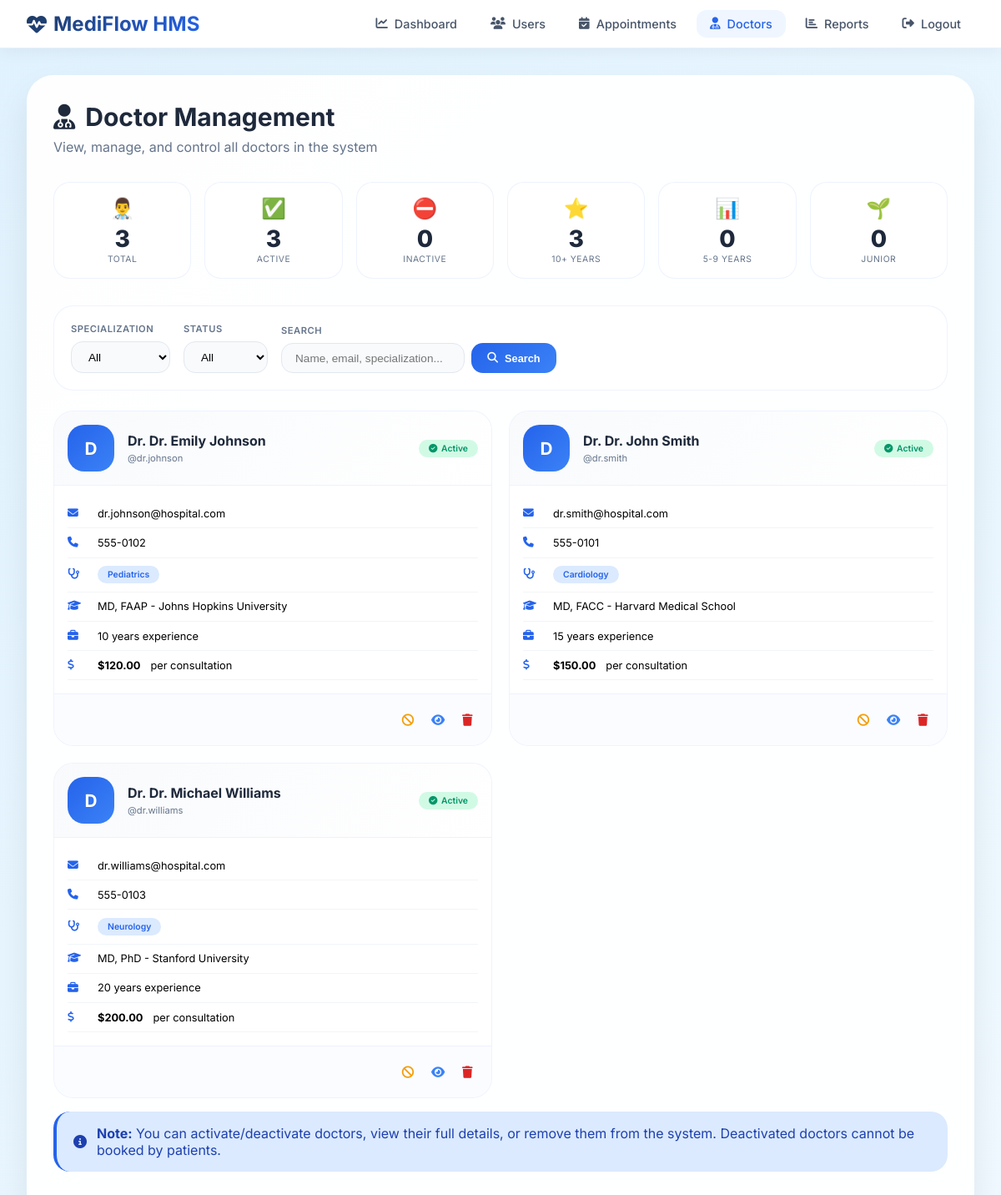
Before: /admin/manage-doctors.php (signed in) with the older database file.
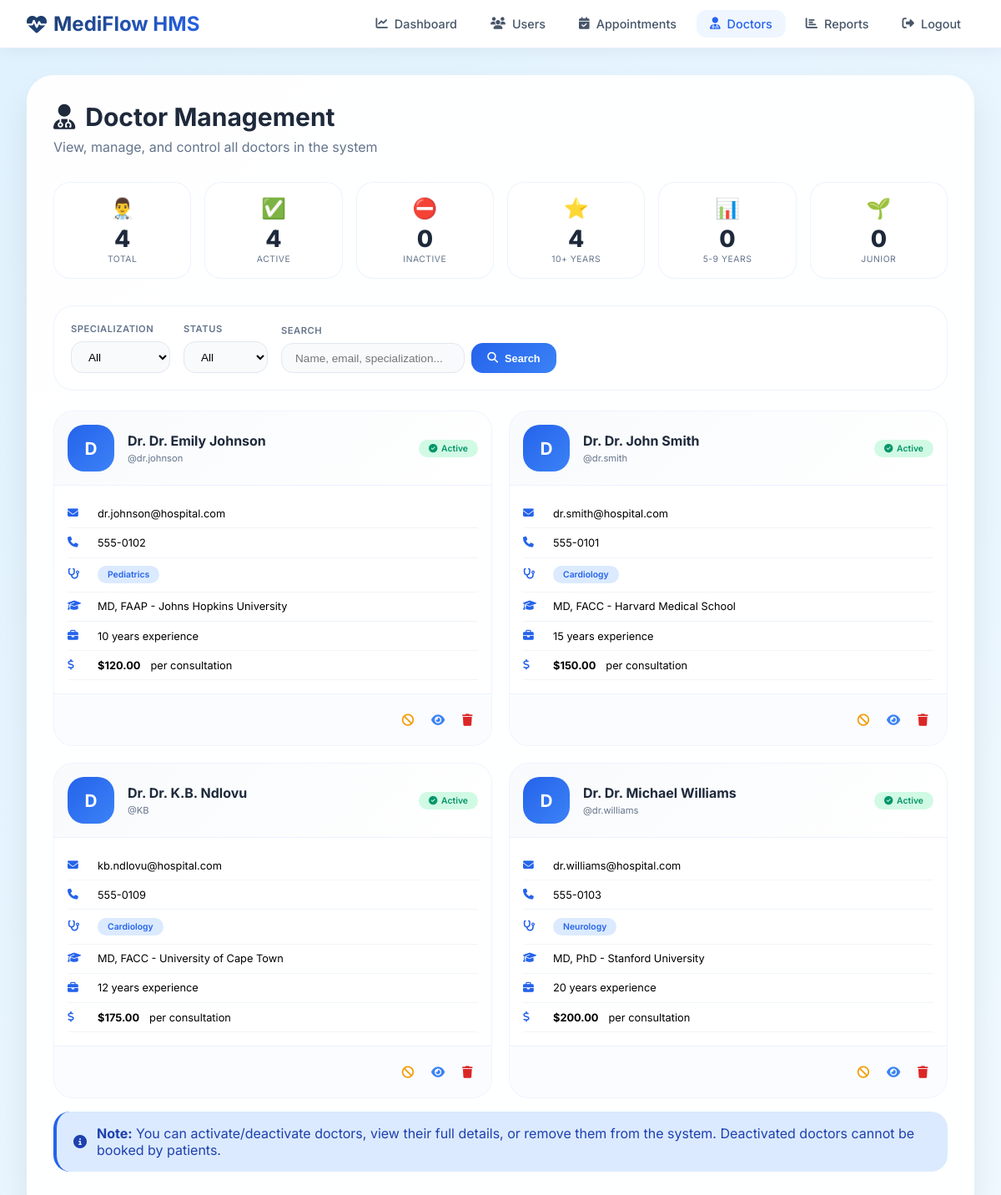
After: the same page with the newer database file.
### tables this page shows
CREATE TABLE doctors (
    id INT PRIMARY KEY AUTO_INCREMENT,
    user_id INT UNIQUE,
    specialization VARCHAR(100),
    qualification VARCHAR(200),
    experience_years INT,
    consultation_fee DECIMAL(10, 2),
    available_days VARCHAR(100),
    available_time_start TIME,
    available_time_end TIME,
    FOREIGN KEY (user_id) REFERENCES users(id) ON DELETE CASCADE
);

CREATE TABLE users (
    id INT PRIMARY KEY AUTO_INCREMENT,
    username VARCHAR(50) UNIQUE NOT NULL,
    email VARCHAR(100) UNIQUE NOT NULL,
    password VARCHAR(255) NOT NULL,
    full_name VARCHAR(100) NOT NULL,
    phone VARCHAR(20),
    address TEXT,
    role ENUM('patient', 'doctor', 'admin') DEFAULT 'patient',
    is_active BOOLEAN DEFAULT TRUE,
    created_at TIMESTAMP DEFAULT CURRENT_TIMESTAMP,
    last_login TIMESTAMP NULL,
    reset_token VARCHAR(255) NULL,
    reset_token_expiry DATETIME NULL,
    email_verified BOOLEAN DEFAULT FALSE
);

### admin/manage-doctors.php (the view, shortened to what the changed rows need)
<?php
$database = new Database();
$db = $database->getConnection();
$page = isset($_GET['page']) ? (int)$_GET['page'] : 1;
$limit = 12;
$offset = ($page - 1) * $limit;
$query = "SELECT u.*, d.*
          FROM users u
          JOIN doctors d ON u.id = d.user_id
          WHERE u.role = 'doctor'";
$params = [];
$query .= " ORDER BY u.full_name ASC LIMIT :limit OFFSET :offset";
$params[':limit'] = $limit;
$params[':offset'] = $offset;
$stmt = $db->prepare($query);
foreach ($params as $key => $value) {
    if ($key == ':limit' || $key == ':offset') {
        $stmt->bindValue($key, $value, PDO::PARAM_INT);
    } else {
        $stmt->bindValue($key, $value);
    }
}
$stmt->execute();
$doctors = $stmt->fetchAll(PDO::FETCH_ASSOC);
$stats_query = "SELECT
    COUNT(DISTINCT d.id) as total,
    COUNT(DISTINCT CASE WHEN u.is_active = 1 THEN d.id END) as active,
    COUNT(DISTINCT CASE WHEN u.is_active = 0 THEN d.id END) as inactive,
    COUNT(DISTINCT CASE WHEN d.experience_years >= 10 THEN d.id END) as experienced,
    COUNT(DISTINCT CASE WHEN d.experience_years >= 5 AND d.experience_years < 10 THEN d.id END) as mid_level,
    COUNT(DISTINCT CASE WHEN d.experience_years < 5 THEN d.id END) as junior
    FROM doctors d
    JOIN users u ON d.user_id = u.id
    WHERE u.role = 'doctor'";
$stats_stmt = $db->query($stats_query);
$stats = $stats_stmt->fetch(PDO::FETCH_ASSOC);
?>
<!DOCTYPE html>
<html lang="en">
<head>
    <link rel="stylesheet" href="https://cdnjs.cloudflare.com/ajax/libs/font-awesome/6.4.0/css/all.min.css">
</head>
<body>
    <div class="container">
        <div class="glass-card fade-in">
            <div class="page-header">
                <h1><i class="fas fa-user-md"></i> Doctor Management</h1>
            </div>
            <div class="stats-grid">
                <div class="stat-card"><div class="stat-icon">👨‍⚕️</div><div class="stat-number"><?php echo $stats['total']; ?></div><div class="stat-label">Total</div></div>
                <div class="stat-card"><div class="stat-icon">✅</div><div class="stat-number"><?php echo $stats['active']; ?></div><div class="stat-label">Active</div></div>
                <div class="stat-card"><div class="stat-icon">⭐</div><div class="stat-number"><?php echo $stats['experienced']; ?></div><div class="stat-label">10+ Years</div></div>
            </div>
            <?php if (count($doctors) > 0): ?>
                <div class="doctors-grid">
                    <?php foreach ($doctors as $doctor): ?>
                        <div class="doctor-card">
                            <div class="card-header">
                                <div class="doctor-avatar"><?php echo strtoupper(substr($doctor['full_name'], 0, 1)); ?></div>
                                <div class="doctor-info">
                                    <h3>Dr. <?php echo htmlspecialchars($doctor['full_name']); ?></h3>
                                    <p>@<?php echo htmlspecialchars($doctor['username']); ?></p>
                                </div>
                                <span class="badge badge-<?php echo $doctor['is_active'] ? 'active' : 'inactive'; ?>" style="margin-left: auto;">
                                    <i class="fas <?php echo $doctor['is_active'] ? 'fa-check-circle' : 'fa-times-circle'; ?>"></i> <?php echo $doctor['is_active'] ? 'Active' : 'Inactive'; ?>
                                </span>
                            </div>
                            <div class="card-body">
                                <div class="info-row"><i class="fas fa-envelope"></i> <?php echo htmlspecialchars($doctor['email']); ?></div>
                                <div class="info-row"><i class="fas fa-phone"></i> <?php echo htmlspecialchars($doctor['phone'] ?? 'N/A'); ?></div>
                                <div class="info-row"><i class="fas fa-stethoscope"></i> <span class="badge badge-specialization"><?php echo htmlspecialchars($doctor['specialization']); ?></span></div>
                                <div class="info-row"><i class="fas fa-graduation-cap"></i> <?php echo htmlspecialchars(substr($doctor['qualification'], 0, 40)) . (strlen($doctor['qualification'] ?? '') > 40 ? '...' : ''); ?></div>
                                <div class="info-row"><i class="fas fa-briefcase"></i> <?php echo $doctor['experience_years']; ?> years experience</div>
                                <div class="info-row"><i class="fas fa-dollar-sign"></i> <strong>$<?php echo number_format($doctor['consultation_fee'], 2); ?></strong> per consultation</div>
                            </div>
                            <div class="card-footer">
                                <form method="POST" style="display:inline;">
                                    <button type="submit" name="toggle_status" class="icon-btn" style="color: <?php echo $doctor['is_active'] ? '#f59e0b' : '#10b981'; ?>" title="<?php echo $doctor['is_active'] ? 'Deactivate' : 'Activate'; ?>">
                                        <i class="fas <?php echo $doctor['is_active'] ? 'fa-ban' : 'fa-check-circle'; ?>"></i>
                                    </button>
                                </form>
                                <button class="icon-btn" style="color: #3b82f6;" title="View Details" onclick='viewDoctor(<?php echo json_encode($doctor); ?>)'>
                                    <i class="fas fa-eye"></i>
                                </button>
                                <form method="POST" style="display:inline;" onsubmit="return confirm('⚠️ PERMANENT ACTION!\n\nDelete Dr. <?php echo addslashes($doctor['full_name']); ?>?\nAll associated data will be lost!')">
                                    <button type="submit" name="delete_doctor" class="icon-btn" style="color: #dc2626;" title="Delete Doctor"><i class="fas fa-trash"></i></button>
                                </form>
                            </div>
                        </div>
                    <?php endforeach; ?>
                </div>
            <?php else: ?>
                <div class="empty-state"><i class="fas fa-user-md-slash" style="font-size: 3rem; color: #cbd5e1;"></i><h3 style="margin-top: 1rem;">No Doctors Found</h3><p>No doctors match your search criteria.</p></div>
            <?php endif; ?>
        </div>
    </div>
</body>
</html>

Changed rows visible on the page:
added doctors: user.full_name "D", user.full_name "Dr. K.B. Ndlovu", user.username "KB", user.email "kb.ndlovu@hospital.com", user.phone "555-0109", specialization "Cardiology", qualification "MD, FACC - University of Cape Town", experience_years "12", consultation_fee "175.00"
Other visible differences:
$stats['total']: "3" → "4"
$stats['active']: "3" → "4"
$stats['experienced']: "3" → "4"
